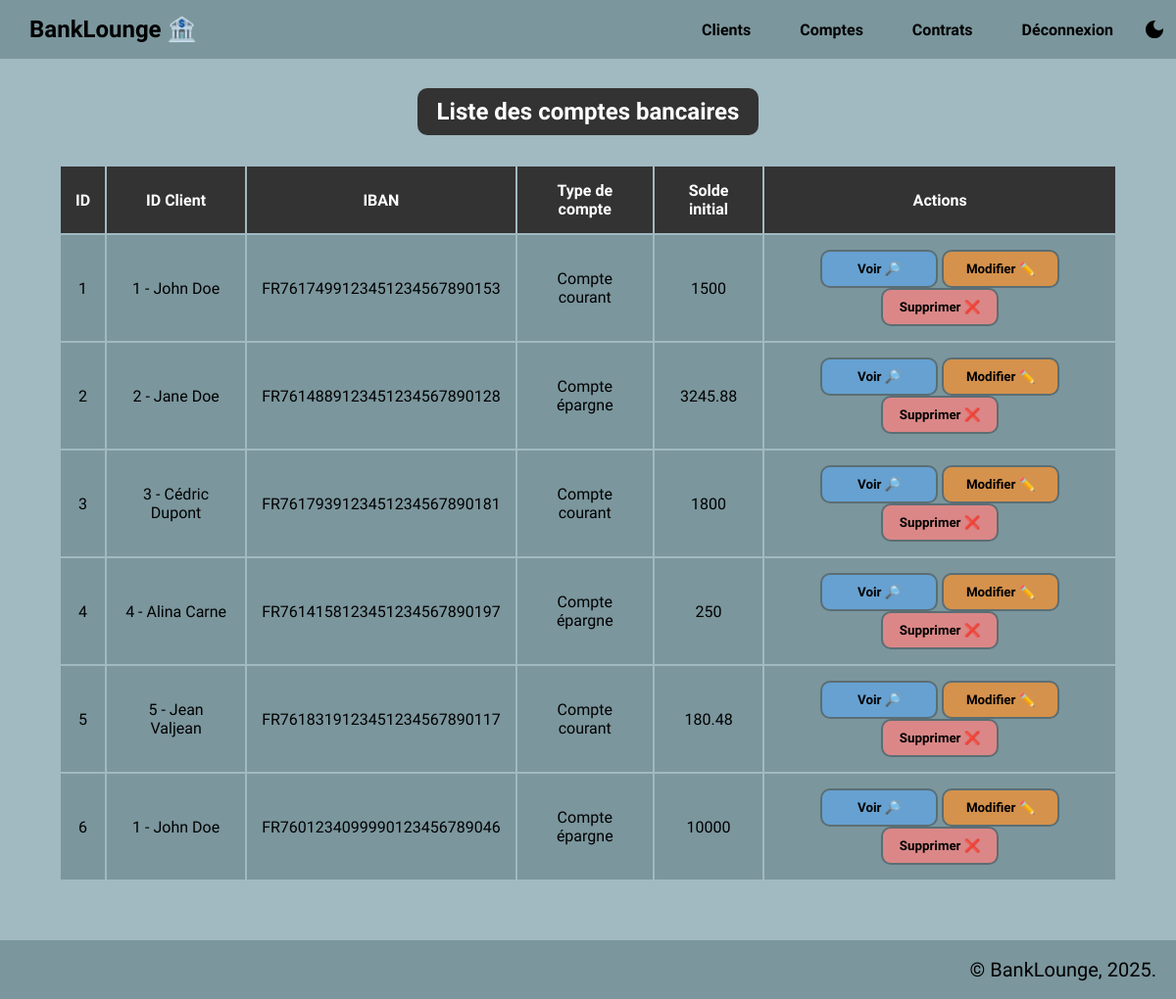
Page /?action=bank-list (signed in) on the committed database.
### tables this page shows
CREATE TABLE `bankaccounts` (
  `bank_id` int(11) NOT NULL AUTO_INCREMENT,
  `bank_iban` varchar(40) NOT NULL,
  `bank_typeAccount` enum('Compte courant','Compte épargne') NOT NULL,
  `bank_balance` double(9,2) NOT NULL,
  `bank_userId` int(11) NOT NULL,
  PRIMARY KEY (`bank_id`),
  UNIQUE KEY `bank_iban` (`bank_iban`),
  KEY `fk_bank_user` (`bank_userId`),
  CONSTRAINT `fk_bank_user` FOREIGN KEY (`bank_userId`) REFERENCES `users` (`user_id`) ON DELETE CASCADE ON UPDATE CASCADE
);

CREATE TABLE `users` (
  `user_id` int(11) NOT NULL AUTO_INCREMENT,
  `user_firstName` varchar(50) NOT NULL,
  `user_lastName` varchar(50) NOT NULL,
  `user_email` varchar(100) NOT NULL,
  `user_phoneNumber` varchar(20) NOT NULL,
  `user_address` varchar(200) DEFAULT NULL,
  PRIMARY KEY (`user_id`),
  UNIQUE KEY `user_email` (`user_email`)
);

### controllers/BankController.php (called while the page is built, shortened)
<?php
require_once __DIR__ . '/../models/repositories/BankRepository.php';
require_once __DIR__ . '/../models/repositories/UserRepository.php';
require_once __DIR__ . '/../models/BankAccount.php';
require_once __DIR__ . '/../lib/utils.php';
class BankController {
    private BankRepository $bankRepo;
    private UserRepository $userRepo;
    public function __construct() {
        $this->bankRepo = new BankRepository();
        $this->userRepo = new UserRepository();
    }
    public function getAllUserIds($users): array {
        $array = [];
        foreach ($users as $u) {
            $array[$u->getId()] = $u;
        }
        return $array;
    }
    public function home() {
        $userById = $this->getAllUserIds($this->userRepo->getUsers());
        $banks = $this->bankRepo->getAccounts();
        require_once __DIR__ . '/../views/bank/list.php';
    }
}

### models/repositories/BankRepository.php (called while the page is built, shortened)
<?php
require_once __DIR__ . '/../BankAccount.php';
require_once __DIR__ . '/../../lib/database.php';
require_once __DIR__ . '/../../lib/utils.php';
class BankRepository {
    public DatabaseConnection $connection;
    public function __construct() {
        $this->connection = new DatabaseConnection();
    }
    public function getAccounts(?int $id = null): ?array {
        if ($id !== null) {
            $statement = $this->connection->getConnection()->prepare('SELECT * FROM bankaccounts WHERE bank_userId = :id');
            $statement->execute([':id' => $id]);
        } else {
            $statement = $this->connection->getConnection()->query('SELECT * FROM bankaccounts');
        }
        $result = $statement->fetchAll();
        $accounts = [];
        foreach($result as $row) {
            $account = new BankAccount($row['bank_iban'], EnumAccount::toEnum($row['bank_typeAccount']), $row['bank_balance'], $row['bank_userId']);
            $account->setId($row['bank_id']);
            $accounts[] = $account;
        }
        return $accounts;
    }
}

### lib/database.php (called while the page is built)
<?php
class DatabaseConnection {
    public ?\PDO $db = null;
    public function getConnection(): PDO {
        if ($this->db == null) {
            $host = 'localhost';
            $dbname = 'mvc-banks';
            $username = 'root';
            $password = '';
            $charset = 'utf8mb4';
            $dsn = "mysql:host=$host;dbname=$dbname;charset=$charset";
            $options = [
                PDO::ATTR_ERRMODE => PDO::ERRMODE_EXCEPTION,
                PDO::ATTR_DEFAULT_FETCH_MODE => PDO::FETCH_ASSOC
            ];
            try {
                $this->db = new PDO($dsn, $username, $password, $options);
            } catch (PDOException $e) {
                die('Erreur de connexion à la base de données : ' . $e->getMessage());
            }
        }
        return $this->db;
    }
}

### lib/utils.php (called while the page is built, shortened)
<?php
    enum EnumAccount {
        public function toString(): string {
            return match($this) {
                self::courant => "Compte courant",
                self::epargne => "Compte épargne"
            };
        }
        public static function toEnum(string $typeA): EnumAccount {
            return match($typeA) {
                "Compte courant" => self::courant,
                "Compte épargne" => self::epargne,
                default => throw new InvalidArgumentException("Compte invalide: $typeA")
            };
        }
    }
?>

### models/BankAccount.php (called while the page is built, shortened)
<?php
require_once __DIR__ . '/../lib/database.php';
require_once __DIR__ . '/../lib/utils.php';
class BankAccount {
    private ?int $id;
    private string $iban;
    private EnumAccount $typeAccount;
    private float $balance;
    private int $userId;
    public function __construct(string $iban, EnumAccount $typeA, float $balance, int $userId) {
        $this->id = null;
    }
    public function getId(): int {
        return $this->id;
    }
    public function getIban(): string {
        return $this->iban;
    }
    public function getTypeAccount(): string {
        return $this->typeAccount->toString();
    }
    public function getBalance(): float {
        return $this->balance;
    }
    public function getUserId(): int {
        return $this->userId;
    }
    public function setId(?int $id): void {
        $this->id = $id;
    }
    public function setIban(string $iban): void {
        $this->iban = htmlspecialchars($iban);
    }
    public function setTypeAccount(EnumAccount $typeA): void {
        $this->typeAccount = $typeA;
    }
    public function setBalance(float $balance): void {
        $this->balance = $balance;
    }
    public function setUserId(?int $userId): void {
        $this->userId = $userId;
    }
}

### models/repositories/UserRepository.php (called while the page is built, shortened)
<?php
require_once __DIR__ . '/../User.php';
require_once __DIR__ . '/../../lib/database.php';
class UserRepository {
    public DatabaseConnection $connection;
    public function __construct() {
        $this->connection = new DatabaseConnection();
    }
    public function getUsers(): array {
        $statement = $this->connection->getConnection()->query('SELECT * FROM users');
        $result = $statement->fetchAll();
        $users = [];
        foreach($result as $row) {
            $user = new User($row['user_firstName'], $row['user_lastName'], $row['user_email'], $row['user_phoneNumber'], $row['user_address']);
            $user->setId($row['user_id']);
            $users[] = $user;
        }
        return $users;
    }
}

### models/User.php (called while the page is built, shortened)
<?php
require_once __DIR__ . '/../lib/database.php';
class User {
    private ?int $id;
    private string $firstName;
    private string $lastName;
    public function __construct(string $fName, string $lName, string $email, string $phoneN, ?string $address) {
        $this->id = null;
    }
    public function getId(): int {
        return $this->id;
    }
    public function getFirstName(): string {
        return $this->firstName;
    }
    public function getLastName(): string {
        return $this->lastName;
    }
    public function setId(int $id): void {
        $this->id = $id;
    }
    public function setFirstName(string $fName): void {
        $this->firstName = htmlspecialchars($fName);
    }
    public function setLastName(string $lName): void {
        $this->lastName = htmlspecialchars($lName);
    }
}

### views/bank/list.php (the view)
<?php require_once __DIR__ . '/../templates/header.php'; ?>
            <section>
                <div class="title">
                    <h1>Liste des comptes bancaires</h1>
                </div>
                <div class="table-container">
                    <table>
                        <thead>
                            <tr>
                                <th>ID</th>
                                <th>ID Client</th>
                                <th>IBAN</th>
                                <th>Type de compte</th>
                                <th>Solde initial</th>
                                <th>Actions</th>
                            </tr>
                        </thead>
                        <tbody>
                            <?php foreach($banks as $bank): ?>
                            <tr>
                                <td><?= $bank->getId(); ?></td>
                                <td>
                                    <?php
                                        $uId = $bank->getUserId();
                                        $user = $userById[$uId];
                                        echo "{$user->getId()} - {$user->getLastName()} {$user->getFirstName()}";
                                    ?>
                                </td>
                                <td><?= $bank->getIban(); ?></td>
                                <td><?= $bank->getTypeAccount(); ?></td>
                                <td><?= $bank->getBalance(); ?></td>
                                <td class="list-options">
                                    <button id="view"><a href="?action=bank-view&id=<?= $bank->getId() ?>">Voir 🔎</a></button>
                                    <button id="edit"><a href="?action=bank-edit&id=<?= $bank->getId() ?>">Modifier ✏️</a></button>
                                    <button id="delete"><a onclick="return confirm('Voulez-vous supprimer ce compte?');" href="?action=bank-delete&id=<?= $bank->getId() ?>">Supprimer ❌</a></button>
                                </td>
                            </tr>
                            <?php endforeach; ?>
                        </tbody>
                    </table>
                </div>
            </section>
<?php require_once __DIR__ . '/../templates/footer.php';

### index.php (shortened to what this page needs)
<?php
require_once __DIR__ . '/controllers/UserController.php';
require_once __DIR__ . '/controllers/BankController.php';
$bankC = new BankController();
$action = $_GET['action'] ?? 'home';
switch($action) {
    case('bank-list'):
        $bankC->home();
        break;
}
?>

### views/templates/header.php (shortened to what this page needs)
<!DOCTYPE html>
<html lang="en">
    <head>
        <link rel="stylesheet" href="./assets/styles/style.css">
    </head>
    <body>
        <header>
            <nav>
                <div class="nav-title">
                    <h1><a href="<?= isset($_SESSION['admin_id']) ? '?' : '?action=login' ?>">BankLounge 🏦</a></h1>
                </div>
                <div class="nav-options">
                    <?php if (isset($_SESSION['admin_id'])): ?>
                        <div class="nav-option">
                            <span>Clients</span>
                        </div>
                        <div class="nav-option">
                            <span>Comptes</span>
                        </div>
                        <div class="nav-option">
                            <span>Contrats</span>
                        </div>
                        <p class="nav-option"><a href="?action=logout">Déconnexion</a></p>
                    <?php else: ?>
                        <p class="nav-option"><a href="?action=login">Se connecter</a></p>
                    <?php endif; ?>
                    <div id="darkMode">
                        <img id="dark" src="assets/images/dark_mode.svg" alt="Dark mode">
                    </div>
                </div>
            </nav>
        </header>
        <main>

### views/templates/footer.php
</main>
        <footer>
            <p id="copyright">© BankLounge, 2025.</p>
        </footer>
    </body>
</html>

### assets/styles/style.css (style rules this page uses)
* { margin: 0; padding: 0; font-family: "Cabin"; box-sizing: border-box; }
:root { --main: #7b969d; --text-main: black; --dark: #5b6e74; --section: #a1b9c1; --view: #66a1d1; --edit: #d5924c; --delete: #db8787; --link: #0000EE; }
#darkMode { display: flex; align-items: stretch; padding-right: 10px; cursor: pointer; }
#dark, #light { width: 24px; height: auto; }
body { color: var(--text-main); }
nav, .nav-dropdown-option, .home-option, td, .form-valid, .return, .value, footer { background-color: var(--main); }
.nav-title, .nav-option, .form, .view-container, #copyright { display: flex; justify-content: center; align-items: center; }
nav, .nav-options, .view-options, .view-buttons, footer { display: flex; align-items: stretch; }
nav { margin: 0 auto; height: 60px; justify-content: space-between; font-weight: bold; font-size: 16px; }
.nav-title { padding: 10px 30px; }
.nav-options { justify-content: center; gap: 10px; }
.nav-option { position: relative; padding: 10px 20px; }
a { color: inherit; text-decoration: none; }
section { padding: 30px; min-height: 100vh; text-align: center; background-color: var(--section); }
.title h1 { margin: 0 auto; border-radius: 10px; display: inline-block; padding: 10px 20px; }
.table-container { overflow-x: auto; max-width: 100%; }
table { min-width: 600px; padding: 30px; margin: 0 auto; }
.title h1, thead { background-color: #333333; color: white; }
th, td { padding: 15px; }
button { font-weight: bold; min-width: 120px; padding: 10px; border-radius: 10px; border: 2px solid var(--dark); color: var(--text-main); background: none; }
#view { background-color: var(--view); }
#edit { background-color: var(--edit); }
#delete { background-color: var(--delete); }
footer { justify-content: flex-end; margin: 0 auto; height: 60px; }
#copyright { font-size: 20px; padding: 20px; }

### rows in the picture
bankaccounts: bank_id "1", bank_userId.user_id "1", bank_userId.user_lastName "John", bank_userId.user_firstName "Doe", bank_iban "FR7617499123451234567890153", TypeAccount "Compte courant", bank_balance "1500"
bankaccounts: bank_id "2", bank_userId.user_id "2", bank_userId.user_lastName "Jane", bank_userId.user_firstName "Doe", bank_iban "FR7614889123451234567890128", TypeAccount "Compte épargne", bank_balance "3245.88"
bankaccounts: bank_id "3", bank_userId.user_id "3", bank_userId.user_lastName "Cédric", bank_userId.user_firstName "Dupont", bank_iban "FR7617939123451234567890181", TypeAccount "Compte courant", bank_balance "1800"
bankaccounts: bank_id "4", bank_userId.user_id "4", bank_userId.user_lastName "Alina", bank_userId.user_firstName "Carne", bank_iban "FR7614158123451234567890197", TypeAccount "Compte épargne", bank_balance "250"
bankaccounts: bank_id "5", bank_userId.user_id "5", bank_userId.user_lastName "Jean", bank_userId.user_firstName "Valjean", bank_iban "FR7618319123451234567890117", TypeAccount "Compte courant", bank_balance "180.48"
bankaccounts: bank_id "6", bank_userId.user_id "1", bank_userId.user_lastName "John", bank_userId.user_firstName "Doe", bank_iban "FR7601234099990123456789046", TypeAccount "Compte épargne", bank_balance "10000"
